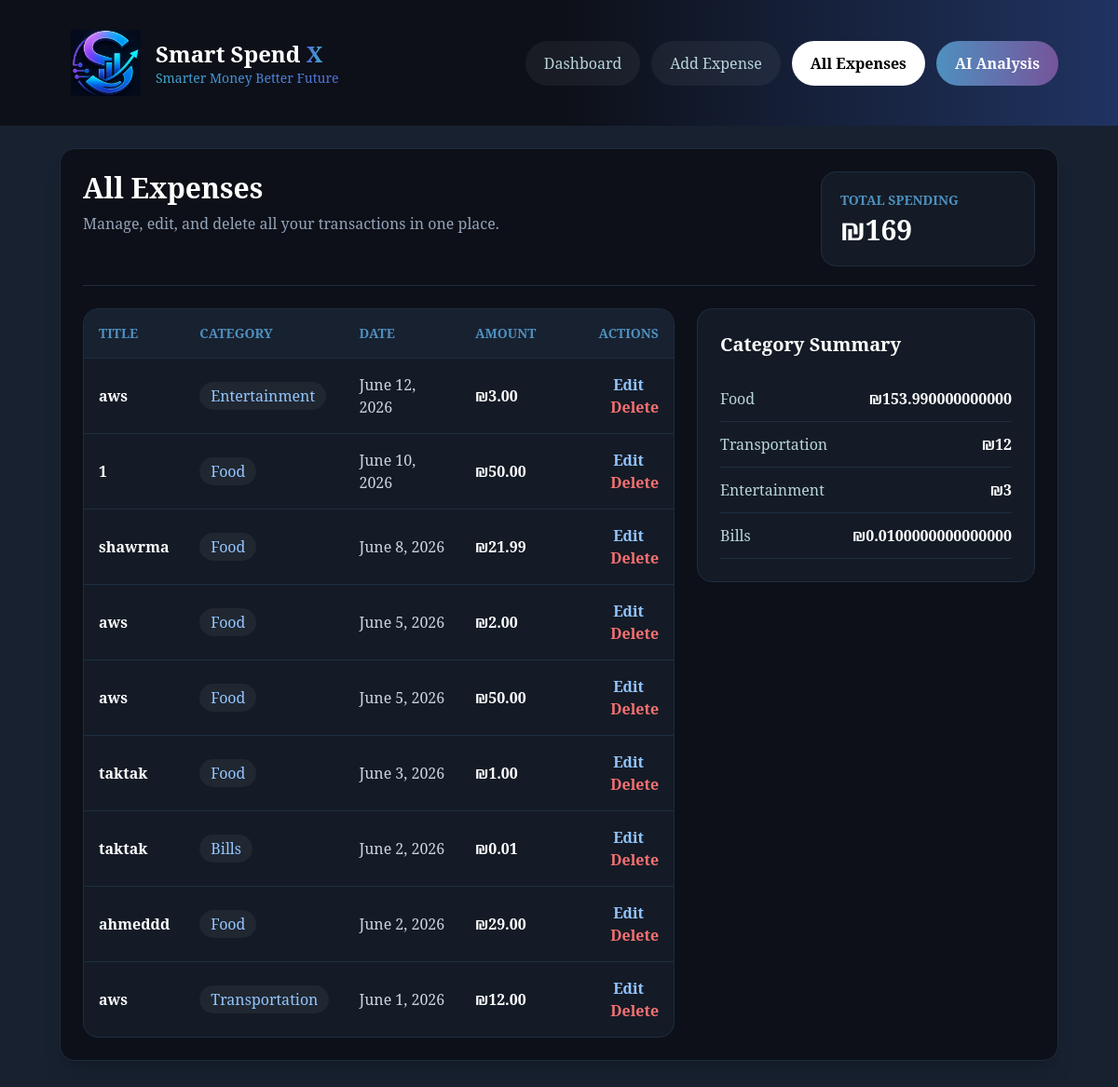
Page /expenses/all/ (signed in) on the committed database.
### app1/models.py (models this page shows, shortened)
class Expense(models.Model):
    CATEGORY_CHOICES = [
        ("Food", "Food"),
        ("Transportation", "Transportation"),
        ("Entertainment", "Entertainment"),
        ("Bills", "Bills"),
        ("Other", "Other"),
    ]
    user = models.ForeignKey(User, on_delete=models.CASCADE, null=True, blank=True)
    title = models.CharField(max_length=100)
    amount = models.DecimalField(max_digits=10, decimal_places=2)
    category = models.CharField(max_length=50, choices=CATEGORY_CHOICES)
    date = models.DateField()

### app1/views.py (the view)
# urls.py: path("expenses/all/", views.all_expenses_view, name="all_expenses"),
@login_required
def all_expenses_view(request):
    expenses        = Expense.objects.filter(user=request.user).order_by("-date", "-id")
    total_expenses  = expenses.aggregate(total=Sum("amount"))["total"] or 0
    category_totals = expenses.values("category").annotate(total=Sum("amount")).order_by("-total")
    return render(request, "allExpenses.html", {
        "expenses":        expenses,
        "total_expenses":  total_expenses,
        "category_totals": category_totals,
        "currency":        get_currency_symbol(request.user),
    })

### app1/views.py (called while the page is built)
def get_currency_symbol(user):
    try:
        profile = user.userprofile
        symbols = {'USD': '$', 'ILS': '₪', 'EUR': '€'}
        return symbols.get(profile.currency, '$')
    except Exception:
        return '$'

### app1/templates/allExpenses.html (shortened to what this page needs)
{% load static %}
<!DOCTYPE html>
<html lang="en">
<head>
  <script src="https://cdn.tailwindcss.com"></script>
</head>
<body class="bg-[#182130] text-[#b8d5d9] min-h-screen flex flex-col gap-6">
<nav class="bg-gradient-to-r from-[#0d1018] via-[#0d1018] to-[#203361] px-6 md:px-16 py-5">
  <div class="max-w-7xl mx-auto flex flex-col lg:flex-row gap-5 justify-between items-center">
    <div class="flex items-center gap-4 bg-[#0d1018] p-3 rounded-2xl">
      <img src="{% static 'images/logo.png' %}" alt="SmartSpend X" class="w-[75px] h-auto">
      <div>
        <h1 class="text-white text-2xl font-bold">Smart Spend <span class="bg-gradient-to-r from-[#536eda] via-[#3ea8cd] to-[#76549b] bg-clip-text text-transparent animate-gradient">X</span></h1>
        <p class="text-sm bg-gradient-to-r from-[#3ea8cd] via-[#536eda] to-[#76549b] bg-clip-text text-transparent animate-gradient">Smarter Money Better Future</p>
      </div>
    </div>
    <div class="flex flex-wrap justify-center gap-3">
      <a href="{% url 'dashboard' %}" class="px-5 py-3 rounded-full bg-white/5 hover:bg-white hover:text-black transition">Dashboard</a>
      <a href="{% url 'expenses' %}" class="px-5 py-3 rounded-full bg-white/5 hover:bg-white hover:text-black transition">Add Expense</a>
      <a href="{% url 'all_expenses' %}" class="px-5 py-3 rounded-full bg-white text-black font-bold">All Expenses</a>
      <a href="{% url 'ai_analysis' %}" class="px-5 py-3 rounded-full bg-gradient-to-r from-[#4e90bf] to-[#76549b] text-white font-bold">AI Analysis</a>
    </div>
  </div>
</nav>
<main class="max-w-7xl mx-auto w-full px-4 md:px-16 flex-1 mb-10">
  <section class="w-full bg-[#0d1018] p-6 rounded-2xl border border-[#1e2d40] shadow-xl">
    <div class="flex flex-col md:flex-row justify-between gap-4 border-b border-[#1e2d40] pb-5 mb-6">
      <div>
        <h2 class="text-3xl font-bold text-white">All Expenses</h2>
        <p class="text-slate-400 mt-2">Manage, edit, and delete all your transactions in one place.</p>
      </div>
      <div class="bg-[#141b26] border border-[#1e2d40] rounded-2xl p-5 min-w-[230px]">
        <p class="text-[#4e90bf] uppercase text-sm font-semibold">Total Spending</p>
        <p class="text-white text-3xl font-bold mt-1">{{ currency }}{{ total_expenses }}</p>
      </div>
    </div>
    <div class="grid grid-cols-1 lg:grid-cols-[1.4fr_0.8fr] gap-6">
      <div class="bg-[#141b26] border border-[#1e2d40] rounded-2xl overflow-hidden">
        {% if expenses %}
        <div class="overflow-x-auto">
          <table class="w-full text-left">
            <thead class="bg-[#182130] text-[#4e90bf] uppercase text-sm">
              <tr>
                <th class="p-4">Title</th>
                <th class="p-4">Category</th>
                <th class="p-4">Date</th>
                <th class="p-4">Amount</th>
                <th class="p-4 text-right">Actions</th>
              </tr>
            </thead>
            <tbody>
              {% for expense in expenses %}
              <tr class="border-t border-[#1e2d40] hover:bg-[#182130] transition">
                <td class="p-4 text-white font-semibold">{{ expense.title }}</td>
                <td class="p-4"><span class="px-3 py-1 rounded-full bg-white/5 text-blue-300">{{ expense.category }}</span></td>
                <td class="p-4 text-slate-300">{{ expense.date }}</td>
                <td class="p-4 text-white font-bold">{{ currency }}{{ expense.amount }}</td>
                <td class="p-4 text-right">
                  <a href="{% url 'edit_expense' expense.id %}" class="text-blue-300 hover:text-blue-200 font-semibold mr-4">Edit</a>
                  <a href="{% url 'delete_expense' expense.id %}" class="text-red-400 hover:text-red-300 font-semibold">Delete</a>
                </td>
              </tr>
              {% endfor %}
            </tbody>
          </table>
        </div>
        {% endif %}
      </div>
      <aside class="bg-[#141b26] border border-[#1e2d40] rounded-2xl p-6 h-fit">
        <h3 class="text-xl text-white font-bold mb-5">Category Summary</h3>
        {% for item in category_totals %}
          <div class="flex justify-between items-center py-3 border-b border-[#1e2d40]">
            <span>{{ item.category }}</span>
            <span class="text-white font-bold">{{ currency }}{{ item.total }}</span>
          </div>
        {% empty %}
          <p class="text-slate-400">No category data yet.</p>
        {% endfor %}
      </aside>
    </div>
  </section>
</main>
</body>
</html>

### app1/templates/allExpenses.html (style rules this page uses)
* { font-family: "Noto Serif", serif; }
.animate-gradient { background-size: 200% auto; animation: gradientMove 3s linear infinite; }

### rows in the picture
Expense: title "aws", category "Entertainment", date "June 12, 2026", currency "₪", amount "3.00", total "3"
Expense: title "1", category "Food", date "June 10, 2026", currency "₪", amount "50.00"
Expense: title "shawrma", category "Food", date "June 8, 2026", currency "₪", amount "21.99"
Expense: title "aws", category "Food", date "June 5, 2026", currency "₪", amount "2.00"
Expense: title "aws", category "Food", date "June 5, 2026", currency "₪", amount "50.00"
Expense: title "taktak", category "Food", date "June 3, 2026", currency "₪", amount "1.00"
Expense: title "taktak", category "Bills", date "June 2, 2026", currency "₪", amount "0.01"
Expense: title "ahmeddd", category "Food", date "June 2, 2026", currency "₪", amount "29.00"
Expense: title "aws", category "Transportation", date "June 1, 2026", currency "₪", amount "12.00", total "12"

### other values in the picture
{{ currency }} "₪"
{{ total_expenses }} "169"
{{ item.category }} "Food" "Bills"
{{ currency }} "₪" "₪"
{{ item.total }} "153.990000000000" "0.0100000000000000"
